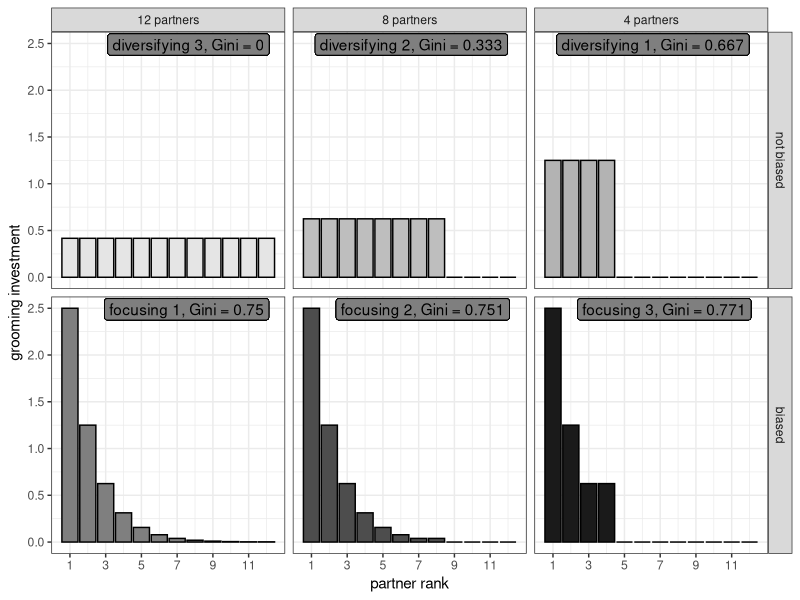

Write the R code that produced this figure.
rm(list = ls())

library(tidyverse)
library(dplyr)

# Create test data
f1 <- rep(0, 12)
f2 <- rep(0, 12)
f3 <- rep(0, 12)
d1 <- rep(0, 12)
d2 <- rep(0, 12)
d3 <- rep(0, 12)
f1[1:12] <- 0.5^(1:12)*5
f2[1:8] <- 0.5^(1:8)*5
f3[1:4] <- 0.5^(1:4)*5
f1[12] <- f1[11]
f2[8] <- f2[7]
f3[4] <- f3[3]
d1[1:4] <- rep(5/4, 4)
d2[1:8] <- rep(5/8, 8)
d3[1:12] <- rep(5/12, 12)
partners <- 1:12
d <- data.frame(cbind(partners, d3, d2, d1, f1, f2, f3))
colnames(d) <- c("partners", "diversifying 3", "diversifying 2", "diversifying 1", "focusing 1", "focusing 2", "focusing 3")

# Get Gini coefficient
gini <- function(x) {
  x <- sort(x)
  n <- length(x)
  G <- (2 * sum(x * seq_len(n))) / (n * sum(x)) - (n + 1) / n
  return(G)
}
gf3 <- gini(f3)
gf2 <- gini(f2)
gf1 <- gini(f1)
gd1 <- gini(d1)
gd2 <- gini(d2)
gd3 <- gini(d3)

# Reshape the data to long format
d <- d %>%
  pivot_longer(
    cols = -partners,
    names_to = "strategy",
    values_to = "value"
  )

Gini <- rep(c(gd3, gd2, gd1, gf1, gf2, gf3),6)
d <- data.frame(d, Gini)
d <- d %>%
  mutate(
    label = paste0(strategy, ", Gini = ", round(Gini, 3))
  )

# Add partners, bias
d$num_partners <- rep(c("12 partners", "8 partners", "4 partners"), 12)
d$biased <- rep(c("not biased", "not biased", "not biased", "biased", "biased", "biased"))
d <- d %>%
  mutate(
    num_partners = factor(num_partners, levels = c("12 partners", "8 partners", "4 partners")),
    biased = factor(biased, levels = c("not biased", "biased"))
  )

# Set strategy factor levels for order and color control
d$label<- factor(d$label, levels = c(
  "diversifying 3, Gini = 0", "diversifying 2, Gini = 0.333", "diversifying 1, Gini = 0.667",
  "focusing 1, Gini = 0.75", "focusing 2, Gini = 0.751", "focusing 3, Gini = 0.771"
))


# Define a light-to-dark color palette
strategy_colors <- c(
  "diversifying 3, Gini = 0" = "gray90",
  "diversifying 2, Gini = 0.333" = "gray",
  "diversifying 1, Gini = 0.667" = "gray70",
  "focusing 1, Gini = 0.75" = "gray50",
  "focusing 2, Gini = 0.751" = "gray30",
  "focusing 3, Gini = 0.771" = "gray10"
)

# Plot histogram
ggplot(data = d, mapping = aes(x = partners, y = value, fill = label)) +
  geom_col(position = "dodge", color = "black") +
  facet_grid(biased ~ num_partners) +
  theme_bw() +
  ylab("grooming investment") +
  theme(legend.position = "none") +
  scale_x_discrete(
    limits = as.character(1:12)
  ) +
  geom_label(
    data = d,
    aes(x = Inf, y = Inf, label = label,
        hjust = 1.1,
        vjust = 1.1,
        fill = "grey")
  ) +
  xlab("partner rank") +
  scale_fill_manual(values = strategy_colors) +
  scale_x_continuous(breaks = seq(1, 12, by = 2))
